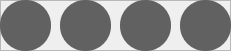
        <widget class="QFrame" name="frameC">
         <property name="geometry">
          <rect>
           <x>30</x>
           <y>20</y>
           <width>231</width>
           <height>51</height>
          </rect>
         </property>
         <property name="frameShape">
          <enum>QFrame::StyledPanel</enum>
         </property>
         <property name="frameShadow">
          <enum>QFrame::Raised</enum>
         </property>
         <widget class="QTextEdit" name="Color1">
          <property name="geometry">
           <rect>
            <x>0</x>
            <y>0</y>
            <width>51</width>
            <height>51</height>
           </rect>
          </property>
          <property name="cursor" stdset="0">
           <cursorShape>ArrowCursor</cursorShape>
          </property>
          <property name="styleSheet">
           <string notr="true">background-color: rgb(97, 97, 97);
border-radius:25px;</string>
          </property>
          <property name="readOnly">
           <bool>true</bool>
          </property>
         </widget>
         <widget class="QTextEdit" name="Color2">
          <property name="geometry">
           <rect>
            <x>60</x>
            <y>0</y>
            <width>51</width>
            <height>51</height>
           </rect>
          </property>
          <property name="cursor" stdset="0">
           <cursorShape>ArrowCursor</cursorShape>
          </property>
          <property name="styleSheet">
           <string notr="true">background-color: rgb(97, 97, 97);
border-radius:25px;</string>
          </property>
          <property name="readOnly">
           <bool>true</bool>
          </property>
         </widget>
         <widget class="QTextEdit" name="Color3">
          <property name="geometry">
           <rect>
            <x>120</x>
            <y>0</y>
            <width>51</width>
            <height>51</height>
           </rect>
          </property>
          <property name="cursor" stdset="0">
           <cursorShape>ArrowCursor</cursorShape>
          </property>
          <property name="styleSheet">
           <string notr="true">background-color: rgb(97, 97, 97);
border-radius:25px;</string>
          </property>
          <property name="readOnly">
           <bool>true</bool>
          </property>
         </widget>
         <widget class="QTextEdit" name="Color4">
          <property name="geometry">
           <rect>
            <x>180</x>
            <y>0</y>
            <width>51</width>
            <height>51</height>
           </rect>
          </property>
          <property name="cursor" stdset="0">
           <cursorShape>ArrowCursor</cursorShape>
          </property>
          <property name="styleSheet">
           <string notr="true">background-color: rgb(97, 97, 97);
border-radius:25px;</string>
          </property>
          <property name="readOnly">
           <bool>true</bool>
          </property>
         </widget>
        </widget>
